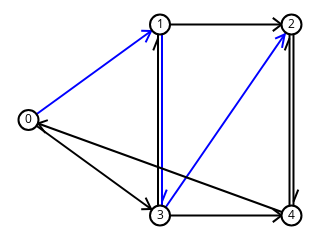

Write notebook code for a chart like this one.
### Markdown cell above
### Exercício 6

Use cores para dar um exemplo de caminho no grafo `dg`.

### Code cell
dg.edges[0, 1]['color'] = (0, 0, 255)
dg.edges[1, 3]['color'] = (0, 0, 255)
dg.edges[3, 2]['color'] = (0, 0, 255)
sn.show_graph(dg, nlab=True)

### Figure 1 — Plotly figure (JSON) as saved in the notebook; plotly's stock layout.template omitted (floating-point values rounded to 4 significant figures)
{"data": [{"hoverinfo": "none", "line": {"color": "rgb(0, 0, 255)", "width": 2}, "mode": "lines", "type": "scatter", "uid": "94d91c02-a241-11e8-b30c-ac7ba15704fe", "x": [0, 0.5, null, 0.4664, 0.4454, null, 0.4664, 0.4286, null, 0.5076, 0.5076, null, 0.5076, 0.5257, null, 0.5, 1, null, 0.9738, 0.964, null, 0.9738, 0.9377, null], "y": [0.5, 1, null, 0.9664, 0.9062, null, 0.9664, 0.9678, null, 1, 0, null, 0.07246, 0.1361, null, 0, 1, null, 0.9476, 0.8777, null, 0.9476, 0.9257, null]}, {"hoverinfo": "none", "line": {"color": "rgb(0, 0, 0)", "width": 2}, "mode": "lines", "type": "scatter", "uid": "94d91c03-a241-11e8-b30c-ac7ba15704fe", "x": [0, 0.5, null, 0.4664, 0.4286, null, 0.4664, 0.4454, null, 0.5, 1, null, 0.9621, 0.9289, null, 0.9621, 0.9289, null, 1.008, 1.008, null, 1.008, 1.026, null, 0.4924, 0.4924, null, 0.4924, 0.4743, null, 0.5, 1, null, 0.9621, 0.9289, null, 0.9621, 0.9289, null, 1, 0, null, 0.03665, 0.0734, null, 0.03665, 0.06422, null, 0.9924, 0.9924, null, 0.9924, 0.9743, null], "y": [0.5, 0, null, 0.03357, 0.03224, null, 0.03357, 0.09382, null, 1, 1, null, 1, 0.9653, null, 1, 1.035, null, 1, 0, null, 0.07246, 0.1361, null, 0, 1, null, 0.9275, 0.8639, null, 0, 0, null, 0, -0.03474, null, 0, 0.03474, null, 0, 0.5, null, 0.4817, 0.4992, null, 0.4817, 0.432, null, 0, 1, null, 0.9275, 0.8639, null]}, {"hoverinfo": "none", "marker": {"color": "rgb(255, 255, 255)", "line": {"color": "rgb(0, 0, 0)", "width": 2}, "size": 20}, "mode": "markers+text", "text": ["0", "1", "2", "3", "4"], "textfont": {"color": "rgb(0, 0, 0)"}, "textposition": "middle center", "type": "scatter", "uid": "94d91c04-a241-11e8-b30c-ac7ba15704fe", "x": [0, 0.5, 1, 0.5, 1], "y": [0.5, 1, 1, 0, 0]}], "layout": {"height": 180, "margin": {"b": 0, "l": 0, "r": 0, "t": 0}, "showlegend": false, "width": 320, "xaxis": {"showgrid": false, "showticklabels": false, "zeroline": false}, "yaxis": {"showgrid": false, "showticklabels": false, "zeroline": false}}}
